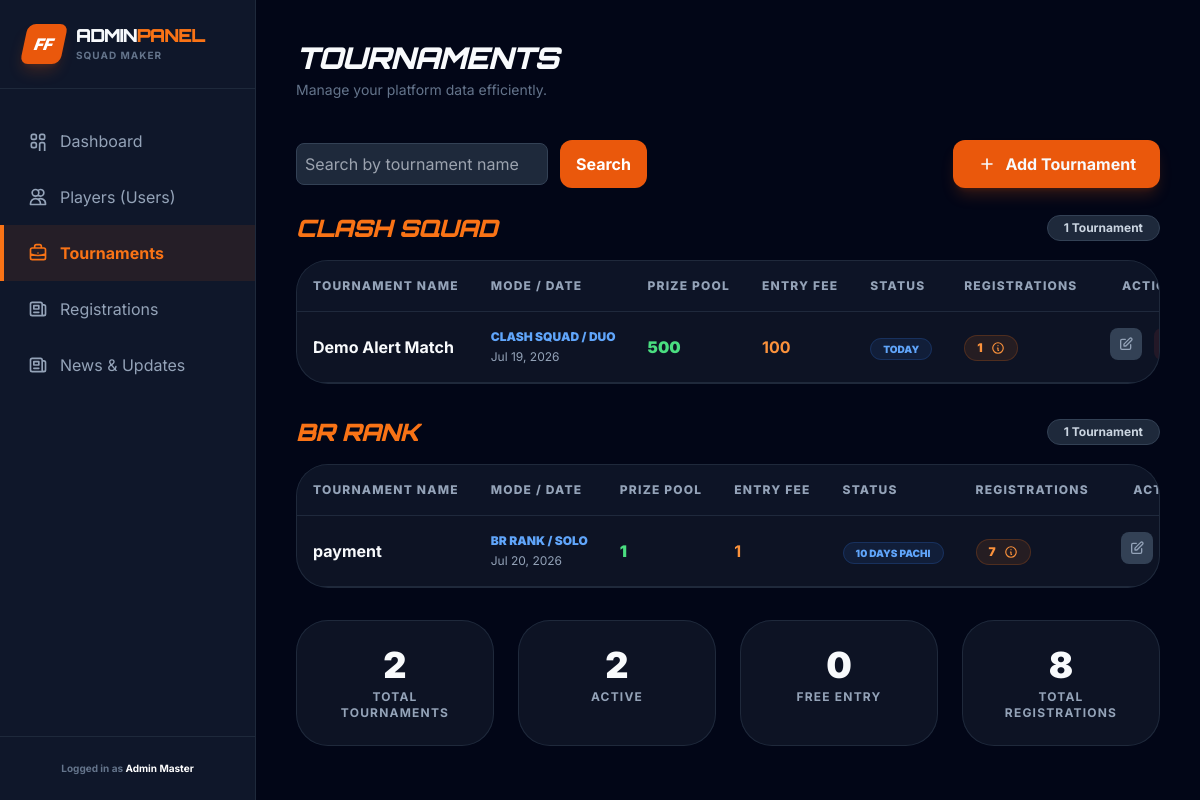
/manage/tournaments/, run on the app's committed database.
### squad/models.py (models this page shows, shortened)
class Tournament(models.Model):
    GAME_MODES = [
        ('BR Rank', 'BR Rank'),
        ('Clash Squad', 'Clash Squad'),
    ]
    TEAM_MODES = [
        ('Solo', 'Solo'),
        ('Duo', 'Duo'),
        ('Squad', 'Squad'),
    ]
    SLOT_RULES = {
        ('BR Rank', 'Solo'): 48,
        ('BR Rank', 'Duo'): 24,
        ('BR Rank', 'Squad'): 12,
        ('Clash Squad', 'Solo'): 2,
        ('Clash Squad', 'Duo'): 2,
        ('Clash Squad', 'Squad'): 2,
    }
    STATUS_CHOICES = [
        ('Today', 'Today'),
        ('Aavti Kale', 'Aavti Kale'),
        ('Param Day', 'Param Day'),
        ('5 Days Pachi', '5 Days Pachi'),
        ('10 Days Pachi', '10 Days Pachi'),
    ]
    title = models.CharField(max_length=200, verbose_name="Tournament Title")
    prize = models.CharField(max_length=50, verbose_name="Win Prize")
    entry_fee = models.CharField(max_length=20, default='Free', verbose_name="Entry Fee")
    per_kill = models.CharField(max_length=20, default='N/A', verbose_name="Per Kill Prize")
    date = models.DateField(verbose_name="Tournament Date")
    time = models.TimeField(verbose_name="Match Time")
    game_mode = models.CharField(max_length=20, choices=GAME_MODES, default='BR Rank', verbose_name="Game Mode")
    mode = models.CharField(max_length=20, choices=TEAM_MODES, default='Solo', verbose_name="Team Mode")
    map_name = models.CharField(max_length=50, default='Bermuda', verbose_name="Map Name")
    status = models.CharField(max_length=20, choices=STATUS_CHOICES, default='Today', verbose_name="Status")
    max_slots = models.PositiveIntegerField(default=48, verbose_name="Maximum Slots")
    description = models.TextField(blank=True, null=True, verbose_name="Tournament Description")
    rules = models.TextField(blank=True, null=True, verbose_name="Custom Rules")
    alert_cancelled = models.BooleanField(default=False, verbose_name="Alert Cancelled")
    created_at = models.DateTimeField(auto_now_add=True)
    updated_at = models.DateTimeField(auto_now=True)
    class Meta:
        verbose_name = "Tournament"
        verbose_name_plural = "Tournaments"
        ordering = ['-date']

### squad/views.py (the view)
# urls.py: path('manage/tournaments/', views.tournament_list, name='tournament_list'),
def tournament_list(request):
    query = request.GET.get('q', '').strip()
    tournaments = Tournament.objects.all()
    if query:
        tournaments = tournaments.filter(title__icontains=query)
    tournaments = tournaments.order_by('date')
    today = timezone.now().date()
    alert_tournaments = []
    for tournament in tournaments:
        if not tournament.alert_cancelled and tournament.date and tournament.date <= today + timedelta(days=2):
            alert_tournaments.append(tournament)
    otp_sent = request.GET.get('otp_sent') == '1'
    otp_code = request.GET.get('otp_code', '').strip()
    total_regs = sum(t.registrations.count() for t in tournaments)
    context = {
        'tournaments': tournaments,
        'query': query,
        'alert_tournaments': alert_tournaments,
        'active_count': tournaments.count(),
        'free_count': tournaments.filter(entry_fee='Free').count(),
        'total_regs': total_regs,
        'otp_sent': otp_sent,
        'otp_code': otp_code,
    }
    return render(request, 'admin/tournament_list.html', context)

### templates/admin/tournament_list.html (shortened to what this page needs)
{% extends 'admin/base.html' %}
{% block page_title %}Tournaments{% endblock %}
{% block content %}
<div class="flex flex-col md:flex-row md:items-center md:justify-between gap-4 mb-6">
    <form method="get" class="flex w-full md:w-auto items-center gap-3">
        <input type="text" name="q" value="{{ query }}" placeholder="Search by tournament name" class="w-full md:w-80 px-4 py-3 rounded-xl border border-slate-700 bg-slate-900/80 text-slate-200 focus:outline-none focus:ring-2 focus:ring-orange-500">
        <button type="submit" class="px-4 py-3 rounded-xl bg-orange-600 hover:bg-orange-500 text-white font-bold transition">Search</button>
    </form>
    <a href="/admin/squad/tournament/add/" class="bg-orange-600 hover:bg-orange-700 px-6 py-3 rounded-xl font-bold transition flex items-center gap-2 shadow-lg shadow-orange-600/20">
        <svg class="w-5 h-5" fill="none" stroke="currentColor" viewBox="0 0 24 24"><path stroke-linecap="round" stroke-linejoin="round" stroke-width="2" d="M12 6v6m0 0v6m0-6h6m-6 0H6" /></svg>
        Add Tournament
    </a>
</div>
{% regroup tournaments by game_mode as tournaments_by_mode %}
{% for mode_group in tournaments_by_mode %}
<div class="mb-8">
    <div class="flex items-center justify-between mb-4">
        <h3 class="heading-font text-2xl font-black uppercase italic tracking-tight text-orange-500">
            {% if mode_group.grouper == 'BR Rank' %}BR Rank{% else %}Clash Squad{% endif %}
        </h3>
        <span class="bg-slate-800 text-slate-300 px-4 py-1 rounded-full text-xs font-bold border border-slate-700">{{ mode_group.list|length }} Tournament{{ mode_group.list|length|pluralize }}</span>
    </div>
    <div class="bg-slate-800/40 border border-slate-700/50 rounded-[2rem] overflow-hidden">
        <div class="overflow-x-auto">
            <table class="w-full whitespace-nowrap">
                <thead class="bg-slate-900/50">
                    <tr>
                        <th>Tournament Name</th>
                        <th>Mode / Date</th>
                        <th>Prize Pool</th>
                        <th>Entry Fee</th>
                        <th>Status</th>
                        <th>Registrations</th>
                        <th class="text-right">Actions</th>
                    </tr>
                </thead>
                <tbody>
                    {% for t in mode_group.list %}
                    <tr>
                        <td class="font-bold text-base">{{ t.title }}</td>
                        <td>
                            <div class="flex items-center gap-2">
                                <div class="text-xs font-black text-blue-400 uppercase mb-1">{{ t.game_mode }} / {{ t.mode }}</div>
                            </div>
                            <div class="text-xs text-slate-400">{{ t.date|date:"M d, Y" }}</div>
                        </td>
                        <td class="font-black text-green-400">{{ t.prize }}</td>
                        <td class="font-bold text-orange-400">{{ t.entry_fee }}</td>
                        <td>
                            <span class="bg-blue-500/10 text-blue-400 px-3 py-1 rounded-full text-[10px] font-black uppercase border border-blue-500/20">{{ t.status }}</span>
                        </td>
                        <td>
                            <a href="{% url 'tournament_registrations' t.id %}" class="inline-flex items-center gap-2 rounded-full bg-orange-500/10 px-3 py-1 text-xs font-black uppercase text-orange-400 border border-orange-500/20 hover:bg-orange-500/20 transition">
                                {{ t.registrations.count }}
                                <svg class="w-3.5 h-3.5" fill="none" stroke="currentColor" viewBox="0 0 24 24"><path stroke-linecap="round" stroke-linejoin="round" stroke-width="2" d="M13 16h-1v-4h-1m1-4h.01M21 12a9 9 0 11-18 0 9 9 0 0118 0z" /></svg>
                            </a>
                        </td>
                        <td class="text-right space-x-2">
                            <a href="/admin/squad/tournament/{{ t.id }}/change/" class="p-2 bg-slate-700 text-slate-400 hover:bg-slate-600 rounded-lg transition inline-block" title="Edit">
                                <svg class="w-4 h-4" fill="none" stroke="currentColor" viewBox="0 0 24 24"><path stroke-linecap="round" stroke-linejoin="round" stroke-width="2" d="M11 5H6a2 2 0 00-2 2v11a2 2 0 002 2h11a2 2 0 002-2v-5m-1.414-9.414a2 2 0 112.828 2.828L11.828 15H9v-2.828l8.586-8.586z" /></svg>
                            </a>
                            <a href="{% url 'delete_tournament' t.id %}" class="p-2 bg-red-500/10 text-red-400 hover:bg-red-500 hover:text-white rounded-lg transition inline-block" title="Delete" onclick="return confirm('Delete this tournament?')">
                            </a>
                        </td>
                    </tr>
                    {% empty %}
                    <tr>
                        <td colspan="6" class="p-10 text-center text-slate-500">No tournaments available.</td>
                    </tr>
                    {% endfor %}
                </tbody>
            </table>
        </div>
    </div>
</div>
{% empty %}
<div class="bg-slate-800/40 border border-slate-700/50 rounded-[2rem] p-10 text-center text-slate-500">No tournaments available.</div>
{% endfor %}
<div class="grid grid-cols-1 md:grid-cols-4 gap-6 mt-6">
    <div class="bg-slate-800/40 p-6 rounded-[2rem] border border-slate-700/50 text-center">
        <p class="text-4xl font-black">{{ tournaments.count }}</p>
        <p class="text-slate-400 text-xs font-bold uppercase tracking-widest mt-1">Total Tournaments</p>
    </div>
    <div class="bg-slate-800/40 p-6 rounded-[2rem] border border-slate-700/50 text-center">
        <p class="text-4xl font-black">{{ active_count }}</p>
        <p class="text-slate-400 text-xs font-bold uppercase tracking-widest mt-1">Active</p>
    </div>
    <div class="bg-slate-800/40 p-6 rounded-[2rem] border border-slate-700/50 text-center">
        <p class="text-4xl font-black">{{ free_count }}</p>
        <p class="text-slate-400 text-xs font-bold uppercase tracking-widest mt-1">Free Entry</p>
    </div>
    <div class="bg-slate-800/40 p-6 rounded-[2rem] border border-slate-700/50 text-center">
        <p class="text-4xl font-black">{{ total_regs }}</p>
        <p class="text-slate-400 text-xs font-bold uppercase tracking-widest mt-1">Total Registrations</p>
    </div>
</div>
{% endblock %}

### templates/admin/base.html (style rules this page uses)
body { background-color: #0f172a; color: #f8fafc; font-family: 'Inter', sans-serif; overflow-x: hidden; }
.heading-font { font-family: 'Orbitron', sans-serif; }
td, th { padding: 1rem; text-align: left; border-bottom: 1px solid rgba(51, 65, 85, 0.5); }
th { font-size: 0.75rem; text-transform: uppercase; letter-spacing: 0.1em; color: #94a3b8; font-weight: 800; }
input[type="text"], input[type="number"], input[type="password"], input[type="email"], input[type="url"], input[type="date"], input[type="time"], textarea, select { background-color: #1e293b !important; color: #f8fafc !important; border: 1px solid #334155 !important; padding: 0.5rem !important; border-radius: 0.5rem !important; width: 100%; max-width: 400px; }

### data on the page
Tournament: title "Demo Alert Match", game_mode "CLASH SQUAD", mode "DUO", date "Jul 19, 2026", prize "500", entry_fee "100", status "TODAY", registrations.count "1"
Tournament: title "payment", game_mode "BR RANK", mode "SOLO", date "Jul 20, 2026", prize "1", entry_fee "1", status "10 DAYS PACHI", registrations.count "7"

### other printed values
{{ mode_group.list|length }} "1" "1"
{{ tournaments.count }} "2"
{{ active_count }} "2"
{{ free_count }} "0"
{{ total_regs }} "8"
